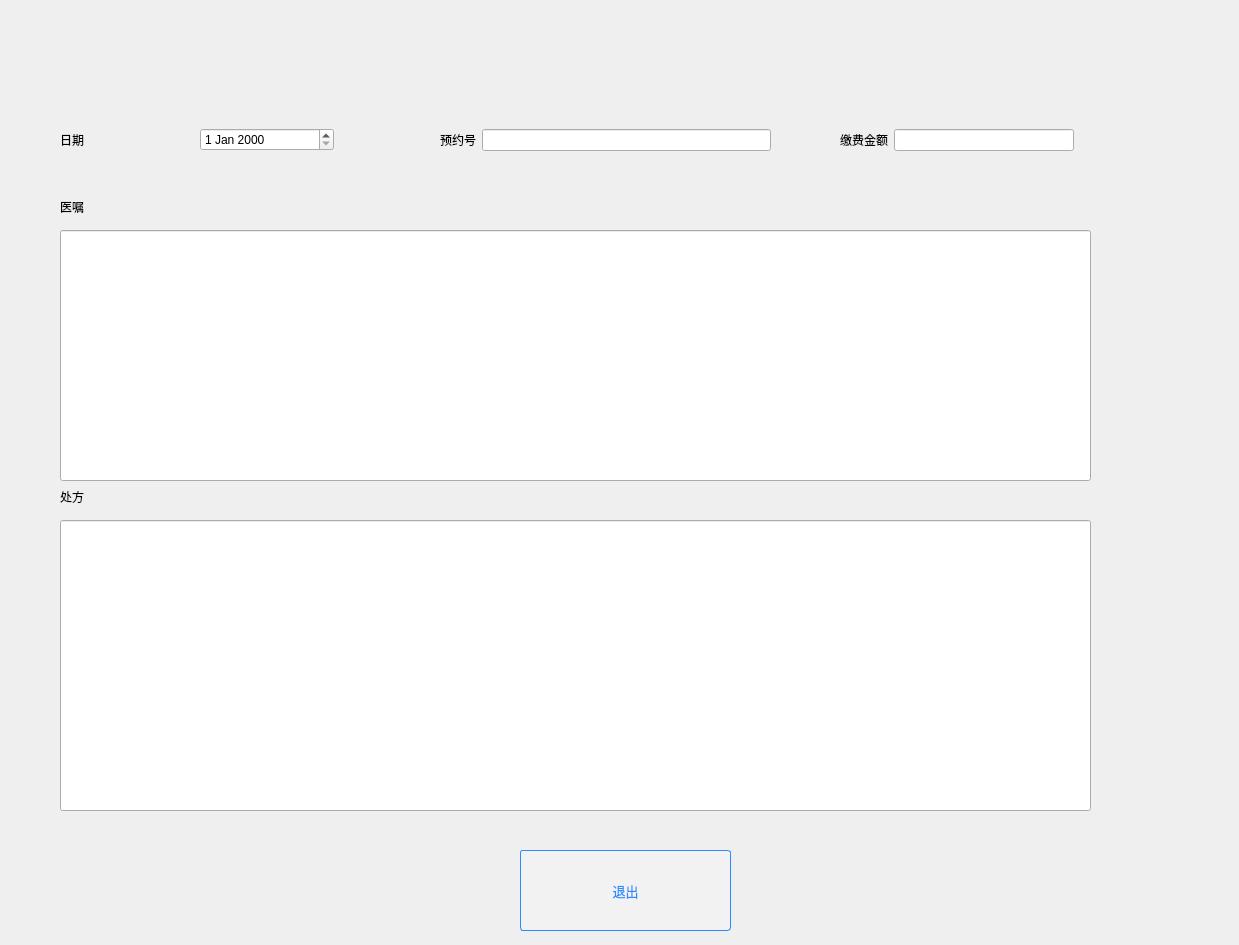
<?xml version="1.0" encoding="UTF-8"?>
<ui version="4.0">
 <class>patientPAP</class>
 <widget class="QWidget" name="patientPAP">
  <property name="geometry">
   <rect>
    <x>0</x>
    <y>0</y>
    <width>1239</width>
    <height>945</height>
   </rect>
  </property>
  <property name="windowTitle">
   <string>Form</string>
  </property>
  <widget class="QPushButton" name="exit">
   <property name="geometry">
    <rect>
     <x>520</x>
     <y>850</y>
     <width>211</width>
     <height>81</height>
    </rect>
   </property>
   <property name="styleSheet">
    <string notr="true">* {
	outline: none; /* 去掉有焦点时的虚线 */
}

QDialog {
	background: #D6DBE9; /* 对话框背景色 */
}

QPushButton {
	border: 1px solid #298DFF; /* QPushButton边框的宽度、样式和颜色 */
	border-radius: 3px; /* 边框圆角 */
	background-color: #F2F2F2; /* 背景颜色 */
	color: #298DFF; /* 文本颜色 */
	font-family: &quot;Microsoft YaHei&quot;; /* 文本字体族 */
	font-size: 10pt; /* 文本字体大小 */
}

QPushButton:hover {	/* 鼠标悬浮在QPushButton上时的状态 */
	background-color: #298DFF;
	color: #F2F2F2;
}

QPushButton:checked { /* QPushButton可选中时的状态 */
	border: 1px solid #FF5242;
	background-color: #F2F2F2;
	color: #FF5242;
}

QPushButton:pressed { /* 鼠标按压在QPushButton上时的状态 */
	background-color: #257FE6;
}

QPushButton:checked:pressed { /* QPushButton处于可选中且鼠标按压在QPushButton上时的状态 */
	background-color: #F2F2F2;
}

QPushButton:disabled { /* QPushButton禁用时的状态 */
	border: 1px solid #CDCDCD;
	background-color: #CDCDCD;
	color: #B4B4B4;
}

QPushButton#ImageButton { /* 定义图片按钮，ImageButton为对象名，在QSS中为特定对象定制样式 */
	border-image: url(&quot;:/Resource/border_image&quot;); /* 使用border-image可以自适应按钮大小 */
	background-color: transparent; /* 不需要背景时可设为透明 */
}

QPushButton#ImageButton:hover {
	border-image: url(&quot;:/Resource/border_image_hover&quot;);
}

QPushButton#ImageButton:pressed {
	border-image: url(&quot;:/Resource/border_image&quot;);
}

QPushButton:menu-indicator { /* QPushButton带有菜单时的菜单指示器 */
	subcontrol-origin：padding; /* 菜单指示器的起始点 */
	subcontrol-position: center right; /* 菜单指示器的位置，处于水平靠右且垂直居中 */
	image: url(:/Resource/down_arrow_normal); /* 菜单指示器的图像 */
}

QPushButton:menu-indicator:hover, QPushButton:menu-indicator:open { /* 鼠标悬浮在菜单指示器上和菜单指示器启用时的状态 */
	position: relative;
	top: 2px;
	left: 2px;
	image: url(:/Resource/down_arrow_hover);
}

QMenu { /* 简单定义菜单样式 */
	border: 1px solid gray;
	border-radius: 3px;
	background-color: #F2F2F2;
}

QMenu::item { /* 菜单项的样式 */
	padding: 0px 0px 0px 40px;
	border: 0px solid transparent;
	background-color: transparent;
	color: #298DFF;
	min-width: 108px; /* 菜单项最小宽度，108+40+1*2=150，使得菜单宽度和QPushButton宽度保持一致 */
	min-height: 30px; /* 菜单项的最小高度 */
}

QMenu::item:selected { /* 菜单项处于选中时的状态 */
	background-color: #298DFF;
	color: #F2F2F2;
}
</string>
   </property>
   <property name="text">
    <string>退出</string>
   </property>
  </widget>
  <widget class="QWidget" name="horizontalLayoutWidget">
   <property name="geometry">
    <rect>
     <x>840</x>
     <y>100</y>
     <width>234</width>
     <height>80</height>
    </rect>
   </property>
   <layout class="QHBoxLayout" name="horizontalLayout">
    <item>
     <widget class="QLabel" name="label_4">
      <property name="text">
       <string>缴费金额</string>
      </property>
     </widget>
    </item>
    <item>
     <widget class="QLineEdit" name="money"/>
    </item>
   </layout>
  </widget>
  <widget class="QWidget" name="horizontalLayoutWidget_2">
   <property name="geometry">
    <rect>
     <x>60</x>
     <y>100</y>
     <width>274</width>
     <height>80</height>
    </rect>
   </property>
   <layout class="QHBoxLayout" name="horizontalLayout_2">
    <item>
     <widget class="QLabel" name="label">
      <property name="text">
       <string>日期</string>
      </property>
     </widget>
    </item>
    <item>
     <widget class="QDateEdit" name="dateEdit"/>
    </item>
   </layout>
  </widget>
  <widget class="QLabel" name="label_2">
   <property name="geometry">
    <rect>
     <x>60</x>
     <y>190</y>
     <width>129</width>
     <height>34</height>
    </rect>
   </property>
   <property name="text">
    <string>医嘱</string>
   </property>
  </widget>
  <widget class="QLineEdit" name="notice">
   <property name="geometry">
    <rect>
     <x>60</x>
     <y>230</y>
     <width>1031</width>
     <height>251</height>
    </rect>
   </property>
  </widget>
  <widget class="QLabel" name="label_3">
   <property name="geometry">
    <rect>
     <x>60</x>
     <y>480</y>
     <width>129</width>
     <height>34</height>
    </rect>
   </property>
   <property name="text">
    <string>处方</string>
   </property>
  </widget>
  <widget class="QLineEdit" name="order">
   <property name="geometry">
    <rect>
     <x>60</x>
     <y>520</y>
     <width>1031</width>
     <height>291</height>
    </rect>
   </property>
  </widget>
  <widget class="QWidget" name="horizontalLayoutWidget_3">
   <property name="geometry">
    <rect>
     <x>440</x>
     <y>100</y>
     <width>331</width>
     <height>80</height>
    </rect>
   </property>
   <layout class="QHBoxLayout" name="horizontalLayout_3">
    <item>
     <widget class="QLabel" name="label_5">
      <property name="text">
       <string>预约号</string>
      </property>
     </widget>
    </item>
    <item>
     <widget class="QLineEdit" name="number"/>
    </item>
   </layout>
  </widget>
 </widget>
 <resources/>
 <connections>
  <connection>
   <sender>exit</sender>
   <signal>clicked()</signal>
   <receiver>patientPAP</receiver>
   <slot>close()</slot>
   <hints>
    <hint type="sourcelabel">
     <x>625</x>
     <y>890</y>
    </hint>
    <hint type="destinationlabel">
     <x>619</x>
     <y>472</y>
    </hint>
   </hints>
  </connection>
 </connections>
</ui>
